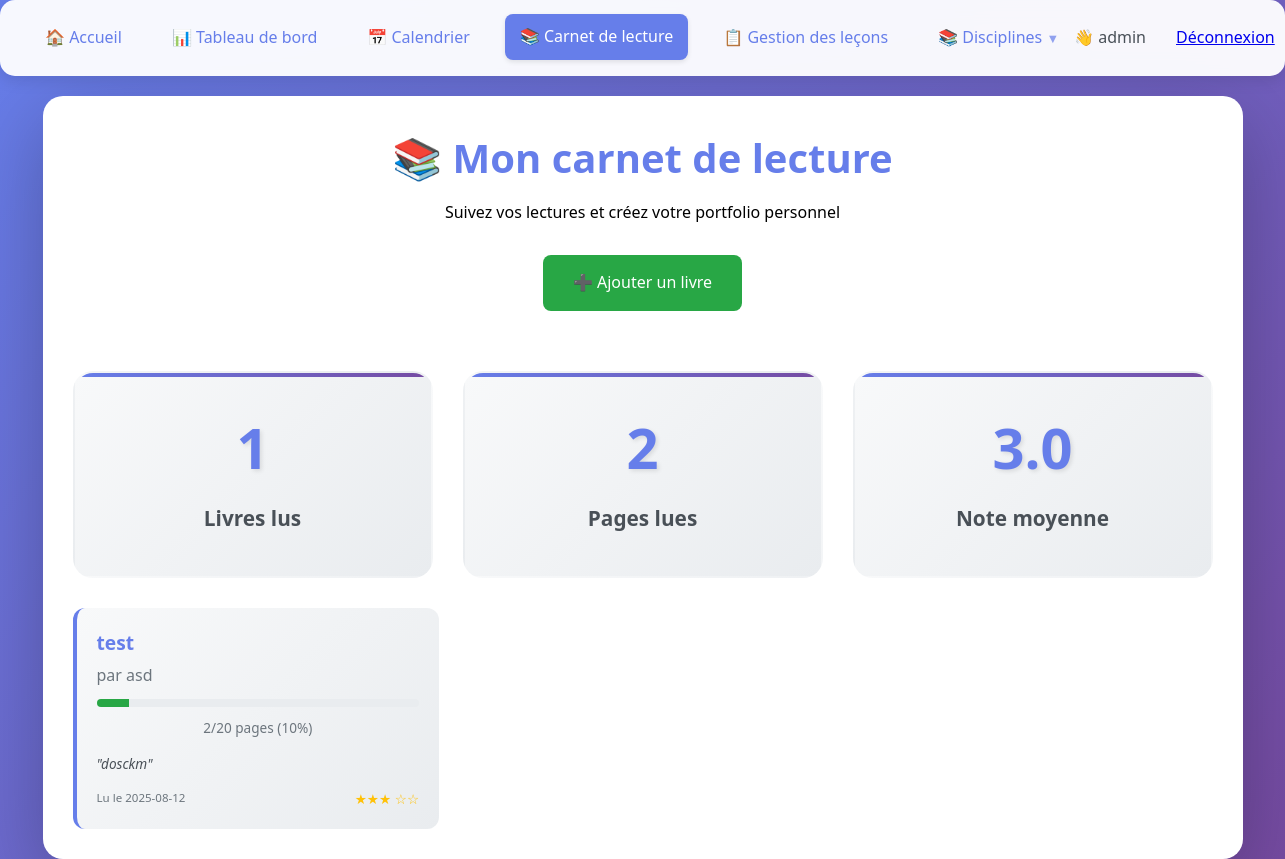
The app's page /reading_log (signed in), older data.
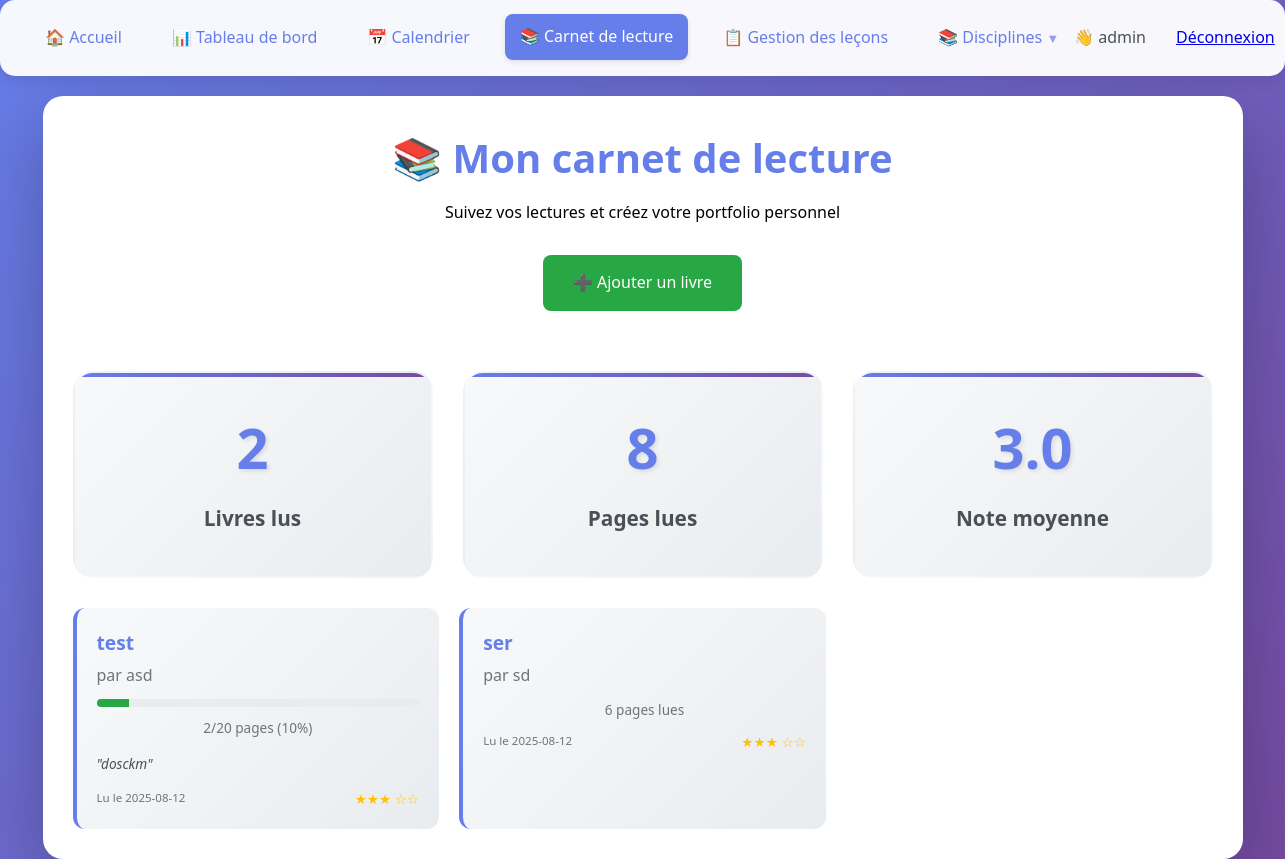
The same page, newer data.
### tables this page shows
CREATE TABLE reading_log (
                id INTEGER PRIMARY KEY AUTOINCREMENT,
                user_id INTEGER,
                book_title TEXT NOT NULL,
                author TEXT,
                pages_read INTEGER DEFAULT 0,
                total_pages INTEGER,
                reading_date DATE,
                notes TEXT,
                rating INTEGER CHECK(rating >= 1 AND rating <= 5),
                FOREIGN KEY (user_id) REFERENCES users (id)
            );

### app.py (the view)
@app.route('/reading_log')
def reading_log():
    if 'user' not in session or 'user_id' not in session:
        return redirect(url_for('login'))
    conn = sqlite3.connect(DB_FILE)
    c = conn.cursor()
    c.execute("SELECT * FROM reading_log WHERE user_id=? ORDER BY reading_date DESC",
              (session['user_id'],))
    books = c.fetchall()
    conn.close()
    return render_template('reading_log.html', books=books)

### templates/reading_log.html (shortened to what this page needs)
<!DOCTYPE html>
<html lang="fr">
<head>
    <link rel="stylesheet" href="{{ url_for('static', filename='css/dist/main.css') }}">
</head>
<body>
    {% include 'components/navigation.html' %}
    <div class="reading-container">
        <div class="reading-header">
            <h1>📚 Mon carnet de lecture</h1>
            <p>Suivez vos lectures et créez votre portfolio personnel</p>
        </div>
        <div style="text-align: center; margin-bottom: var(--space-xl);">
            <a href="{{ url_for('add_book') }}" class="add-book-btn">
                ➕ Ajouter un livre
            </a>
        </div>
        {% if books %}
        <div class="stats-grid" style="margin-bottom: var(--space-xl);">
            <div class="stat-card">
                <div class="stat-value">{{ books|length }}</div>
                <div class="stat-label">Livres lus</div>
            </div>
            <div class="stat-card">
                <div class="stat-value">
                    {% set total_pages = books|selectattr(4)|map(attribute=4)|sum %}
                    {{ total_pages or 0 }}
                </div>
                <div class="stat-label">Pages lues</div>
            </div>
            <div class="stat-card">
                <div class="stat-value">
                    {% set rated_books = books|selectattr(8)|list %}
                    {% if rated_books %}
                        {{ "%.1f"|format(rated_books|map(attribute=8)|sum / rated_books|length) }}
                    {% else %}
                        --
                    {% endif %}
                </div>
                <div class="stat-label">Note moyenne</div>
            </div>
        </div>
        {% endif %}
        {% if books %}
            <div class="books-grid">
                {% for book in books %}
                <div class="book-card">
                    <div class="book-title">{{ book[2] }}</div>
                    <div class="book-author">par {{ book[3] or 'Auteur inconnu' }}</div>
                    {% if book[5] and book[5] > 0 %}
                    <div class="book-progress">
                        <div class="book-progress-bar"
                             style="width: {{ (book[4] / book[5] * 100) if book[4] else 0 }}%">
                        </div>
                    </div>
                    <div style="font-size: var(--font-size-sm); color: var(--gray-500); text-align: center; margin-top: 5px;">
                        {{ book[4] or 0 }}/{{ book[5] }} pages
                        ({{ "%.0f"|format((book[4] / book[5] * 100) if book[4] and book[5] > 0 else 0) }}%)
                    </div>
                    {% elif book[4] %}
                    <div style="font-size: var(--font-size-sm); color: var(--gray-500); text-align: center; margin: var(--space-sm) 0;">
                        {{ book[4] }} pages lues
                    </div>
                    {% endif %}
                    {% if book[7] %}
                    <div style="margin: var(--space-md) 0; font-style: italic; color: var(--gray-600); font-size: var(--font-size-sm); line-height: 1.4;">
                        "{{ book[7][:100] }}{% if book[7]|length > 100 %}...{% endif %}"
                    </div>
                    {% endif %}
                    <div class="book-meta">
                        <span style="font-size: var(--font-size-sm);">
                            {% if book[6] %}
                                Lu le {{ book[6] }}
                            {% endif %}
                        </span>
                        <span class="rating">
                            {% if book[8] %}
                                {% for i in range(book[8]) %}★{% endfor %}
                                {% for i in range(5 - book[8]) %}☆{% endfor %}
                            {% else %}
                                <span style="color: var(--gray-400);">Pas de note</span>
                            {% endif %}
                        </span>
                    </div>
                </div>
                {% endfor %}
            </div>
        {% endif %}
    </div>
</body>
</html>

Row changes from the older to the newer data that the page shows:
added reading_log: book_title "ser", author "sd", pages_read "6", reading_date "2025-08-12", rating 3 (drawn)
Text that changed along with them:
{{ books|length }}: "1" → "2"
{{ total_pages or 0 }}: "2" → "8"
